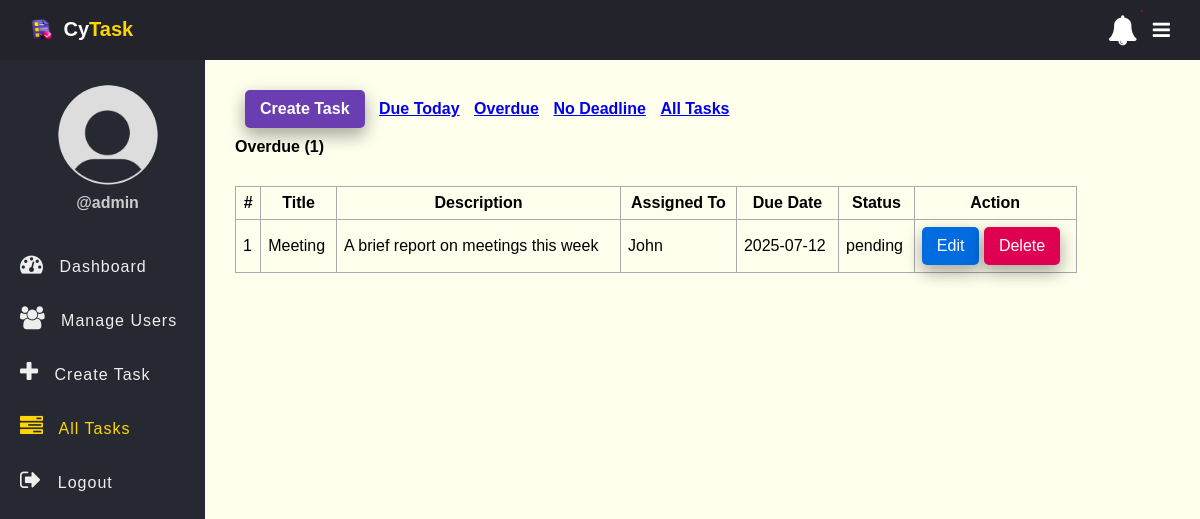
The app's page /tasks.php?due_date=Overdue (signed in) with its own data.
### tables this page shows
CREATE TABLE `tasks` (
  `id` int(11) NOT NULL AUTO_INCREMENT,
  `title` varchar(100) NOT NULL,
  `description` text DEFAULT NULL,
  `assigned_to` int(11) DEFAULT NULL,
  `due_date` date DEFAULT NULL,
  `status` enum('pending','in_progress','completed') DEFAULT 'pending',
  `created_at` timestamp NOT NULL DEFAULT current_timestamp(),
  PRIMARY KEY (`id`),
  KEY `assigned_to` (`assigned_to`),
  CONSTRAINT `tasks_ibfk_1` FOREIGN KEY (`assigned_to`) REFERENCES `users` (`id`)
);

CREATE TABLE `users` (
  `id` int(11) NOT NULL AUTO_INCREMENT,
  `full_name` varchar(50) NOT NULL,
  `username` varchar(50) NOT NULL,
  `password` varchar(255) NOT NULL,
  `role` enum('admin','employee') NOT NULL,
  `created_at` timestamp NOT NULL DEFAULT current_timestamp(),
  `email` varchar(255) DEFAULT NULL,
  PRIMARY KEY (`id`)
);

### app/Model/Task.php (called while the page is built, shortened)
<?php
function get_all_tasks_overdue($conn){
	$sql = "SELECT * FROM tasks WHERE due_date < CURDATE() AND status != 'completed' ORDER BY id DESC";
	$stmt = $conn->prepare($sql);
	$stmt->execute([]);
	if($stmt->rowCount() > 0){
		$tasks = $stmt->fetchAll();
	}else $tasks = 0;
	return $tasks;
}
function count_tasks_overdue($conn){
	$sql = "SELECT id FROM tasks WHERE due_date < CURDATE() AND status != 'completed'";
	$stmt = $conn->prepare($sql);
	$stmt->execute([]);
	return $stmt->rowCount();
}

### app/Model/User.php (called while the page is built, shortened)
<?php
function get_all_users($conn){
	$sql = "SELECT * FROM users WHERE role =? ";
	$stmt = $conn->prepare($sql);
	$stmt->execute(["employee"]);
	if($stmt->rowCount() > 0){
		$users = $stmt->fetchAll();
	}else $users = 0;
	return $users;
}

### tasks.php (the view, shortened to what this page needs)
<?php
if (isset($_SESSION['role']) && isset($_SESSION['id']) && $_SESSION['role'] == "admin") {
    include "DB_connection.php";
    include "app/Model/Task.php";
    include "app/Model/User.php";
    $text = "All Task";
    if (isset($_GET['due_date']) &&  $_GET['due_date'] == "Due Today") {
    	$text = "Due Today";
      $tasks = get_all_tasks_due_today($conn);
      $num_task = count_tasks_due_today($conn);
    }else if (isset($_GET['due_date']) &&  $_GET['due_date'] == "Overdue") {
    	$text = "Overdue";
      $tasks = get_all_tasks_overdue($conn);
      $num_task = count_tasks_overdue($conn);
    }else if (isset($_GET['due_date']) &&  $_GET['due_date'] == "No Deadline") {
    	$text = "No Deadline";
      $tasks = get_all_tasks_NoDeadline($conn);
      $num_task = count_tasks_NoDeadline($conn);
    }else{
    	 $tasks = get_all_tasks($conn);
       $num_task = count_tasks($conn);
    }
    $users = get_all_users($conn);
 ?>
<!DOCTYPE html>
<html>
<head>
	<link rel="stylesheet" href="https://stackpath.bootstrapcdn.com/font-awesome/4.7.0/css/font-awesome.min.css">
	<link rel="stylesheet" href="css/style.css">
</head>
<body>
	<?php include "inc/header.php" ?>
	<div class="body">
		<?php include "inc/nav.php" ?>
		<section class="section-1">
			<h4 class="title-2">
				<a href="create_task.php" class="btn">Create Task</a>
				<a href="tasks.php?due_date=Due Today">Due Today</a>
				<a href="tasks.php?due_date=Overdue">Overdue</a>
				<a href="tasks.php?due_date=No Deadline">No Deadline</a>
				<a href="tasks.php">All Tasks</a>
			</h4>
         <h4 class="title-2"><?=$text?> (<?=$num_task?>)</h4>
			<?php if ($tasks != 0) { ?>
			<table class="main-table">
				<tr>
					<th>#</th>
					<th>Title</th>
					<th>Description</th>
					<th>Assigned To</th>
					<th>Due Date</th>
					<th>Status</th>
					<th>Action</th>
				</tr>
				<?php $i=0; foreach ($tasks as $task) { ?>
				<tr>
					<td><?=++$i?></td>
					<td><?=$task['title']?></td>
					<td><?=$task['description']?></td>
					<td>
						<?php
                  foreach ($users as $user) {
						if($user['id'] == $task['assigned_to']){
							echo $user['full_name'];
						}}?>
	            </td>
	            <td><?php if($task['due_date'] == "") echo "No Deadline";
	                      else echo $task['due_date'];
	               ?></td>
	            <td><?=$task['status']?></td>
					<td>
						<a href="edit-task.php?id=<?=$task['id']?>" class="edit-btn">Edit</a>
						<a href="delete-task.php?id=<?=$task['id']?>" class="delete-btn">Delete</a>
					</td>
				</tr>
			   <?php	} ?>
			</table>
		<?php }else { ?>
			<h3>Empty</h3>
		<?php  }?>
		</section>
	</div>
</body>
</html>
<?php }else{
   $em = "First login";
   header("Location: login.php?error=$em");
   exit();
}
 ?>

### css/style.css (style rules this page uses)
* { padding: 0; margin: 0; box-sizing: border-box; font-family: arial, sans-serif; }
.body { display: flex; }
.section-1 { padding: 30px; }
.section-1 .title-2 { margin-bottom: 10px; }
.section-1 .title-2 .btn { text-decoration: none; display: inline-block; padding-left: 10px; border: none; background: #6A3EB1; padding: 10px 15px; color: #fff; font-size: 16px; border-radius: 5px; cursor: pointer; outline: none; transition: background 1s; box-shadow: 0 8px 16px 0 rgba(0,0,0,0.2), 0 6px 20px 0 rgba(0,0,0,0.19); }
.section-1 .title-2 a { display: inline-block; margin-left: 10px; }
.section-1 { width: 100%; background: #ffe; }
.main-table, .main-table tr, .main-table th, .main-table td { border: 1px solid #aaa; border-collapse: collapse; padding: 7px; }
.main-table { width: 90%; margin-top: 30px; }
.delete-btn { text-decoration: none; display: inline-block; padding-left: 10px; border: none; background: #E00051; padding: 10px 15px; color: #fff; font-size: 16px; border-radius: 5px; cursor: pointer; outline: none; transition: background 1s; box-shadow: 0 8px 16px 0 rgba(0,0,0,0.2), 0 6px 20px 0 rgba(0,0,0,0.19); }
.edit-btn { text-decoration: none; display: inline-block; padding-left: 10px; border: none; background: #006CE0; padding: 10px 15px; color: #fff; font-size: 16px; border-radius: 5px; cursor: pointer; outline: none; transition: background 1s; box-shadow: 0 8px 16px 0 rgba(0,0,0,0.2), 0 6px 20px 0 rgba(0,0,0,0.19); }

### records on screen
tasks: title "Meeting", description "A brief report on meetings this week", due_date "2025-07-12", status "pending"
users: full_name "John"

### other values on screen
$_SESSION['username'] "admin"
$text "Overdue"
$num_task "1"
